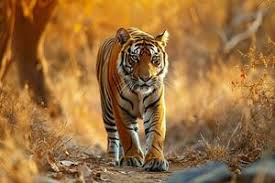
#> input picture download.jpg, 275 x 183 px
$ python image_annotation.py
#> lines starting #> are read from the running program, lines starting #| are printed output that depends on the picture
import cv2
import matplotlib.pyplot as plt

image_path = 'download.jpg'
image = cv2.imread(image_path)
#> image is the input picture: shape (183, 275, 3); mean B, G, R 62, 111.4, 154.3

image_rgb = cv2.cvtColor(image, cv2.COLOR_BGR2RGB)

height, width, _ = image_rgb.shape
#> height = 183; width = 275

rect1_width, rect1_height = 150, 150
top_left1 = (20, 20)
bottom_right1 = (top_left1[0] + rect1_width, top_left1[1] + rect1_height)
bottom_right2 = (top_left1[0] + rect1_width, top_left1[1] + rect1_height)
cv2.rectangle(image_rgb, top_left1, bottom_right1, (0, 255, 255), 3)

rect2_width, rect2_height = 200, 150
top_left2 = (width - rect2_width - 20, height - rect2_height - 20)
#> top_left2 = (55, 13)
bottom_right2 = (top_left2[0] + rect2_width, top_left2[1] + rect2_height)
#> bottom_right2 = (255, 163)
cv2.rectangle(image_rgb, top_left2, bottom_right2, (255, 0, 255), 3)

center1_x = top_left1[0] + rect1_width // 2
center1_y = top_left1[1] + rect1_height // 2
center2_x = top_left2[0] + rect2_width // 2
#> center2_x = 155
center2_y = top_left2[1] + rect2_height // 2
#> center2_y = 88
cv2.circle(image_rgb, (center2_x, center2_y), 15, (0, 255, 0), -1)
cv2.circle(image_rgb, (center1_x, center1_y), 15, (0, 0, 255), -1)

cv2.line(image_rgb, (center1_x, center1_y), (center2_x, center2_y), (0, 255, 0), 3)

font = cv2.FONT_HERSHEY_SIMPLEX
cv2.putText(image_rgb, 'Region 1', (top_left1[0], top_left1[1] - 10), font, 0.7, (0, 255, 255), 2, cv2.LINE_AA)
cv2.putText(image_rgb, 'Region 2', (top_left2[0], top_left2[1] - 10), font, 0.7, (255, 0, 255), 2, cv2.LINE_AA)
cv2.putText(image_rgb, 'Center 1', (center1_x - 40, center1_y + 40), font, 0.6, (0, 255, 0), 2, cv2.LINE_AA)
cv2.putText(image_rgb, 'Center 2', (center2_x - 40, center2_y + 40), font, 0.6, (0, 0, 255), 2, cv2.LINE_AA)

arrow_start = (width - 50, 20)
#> arrow_start = (225, 20)
arrow_end = (width - 50, height-20)
#> arrow_end = (225, 163)

cv2.arrowedLine(image_rgb, arrow_start, arrow_end, (255, 255, 0), 3, tipLength=0.05)
cv2.arrowedLine(image_rgb, arrow_end, arrow_start, (255, 255, 0), 3, tipLength=0.05)
#> image_rgb: shape (183, 275, 3); mean R, G, B 143, 115.8, 91.2

height_label_position = (arrow_start[0] - 150, (arrow_start[1] + arrow_end[1]) // 2)
#> height_label_position = (75, 91)
cv2.putText(image_rgb, f"Height: {height}px", height_label_position, font, 0.8, (255, 255, 0), 2, cv2.LINE_AA)
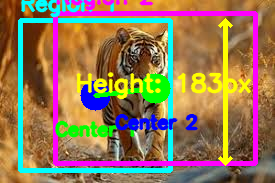
#> image_rgb: shape (183, 275, 3); mean R, G, B 146.5, 119.3, 89

plt.figure(figsize=(12, 8))
plt.imshow(image_rgb)
plt.title("Annotates image with regions, centers and bi directional height arrow")
plt.axis('off')
plt.show()
